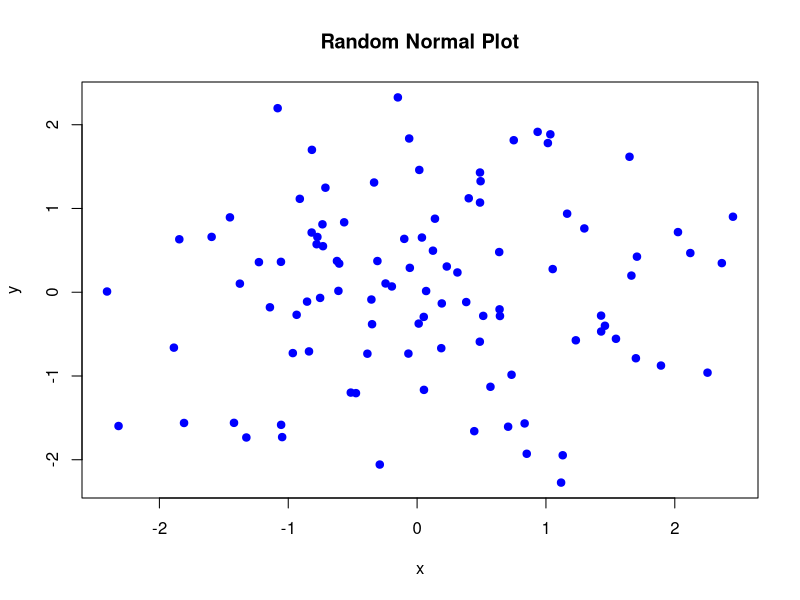

The R script that drew this image:
## ---- chunk 1
#| label: fig-line-plot
#| echo: false
#| fig-cap: A line plot

library(tidyverse)
x <- rnorm(100, mean = 0, sd = 1)
y <- rnorm(100, mean = 0, sd = 1)

# Plot the random values
plot(x, y, main = "Random Normal Plot", col = "blue", pch = 19)
## ---- chunk 2
#| echo: false
#| layout-ncol: 2

process_img_kaprrox <- function(X, k_list){
  pca <- prcomp(X,  center=FALSE, scale.=FALSE)
  original <- get_plot_obj(X)
  approx_imgs <- list(original)
  error_list <- c()
  #print("starting interation over k")
  for (k in k_list) {
    new_mx <- (pca$x[,1:k] # PC scores for k columns
            %*% t(pca$rotation[,1:k])) # Transpose ofirst k cols of the matrix of variable loadings (i.e., a matrix whose columns contain the eigenvectors
    label <- paste0("K = ", k)
    plot_obj <- get_plot_obj(new_mx)
    
    approx_imgs[[length(approx_imgs)+1]] <- plot_obj
    error <- norm((X-new_mx), type = "F")
    error_list <- c(error_list, error)
  }
  df_error <- tibble(
    k = k_list,
    error = error_list)
  error_plot <- df_error |> 
    ggplot(aes(k, error))+
    geom_point(aes(size =4),show.legend = FALSE)+
    geom_line()+
    scale_y_continuous(limits = c(0, NA))
  return(list(imgs = approx_imgs, error_plot = error_plot))
}
